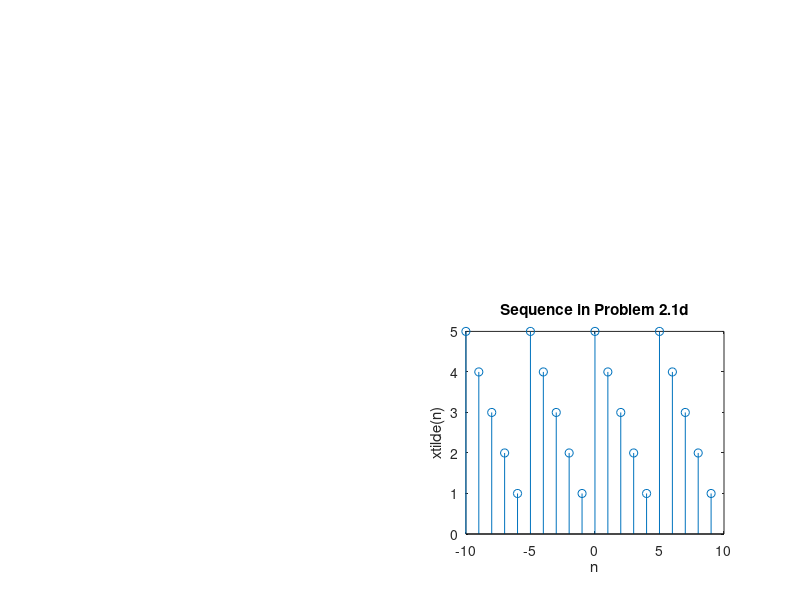

This figure's MATLAB source:
n = [-10:9]; 
x = [5,4,3,2,1];
xtilde = x' * ones(1,4); xtilde = (xtilde(:))';
subplot(2,2,4); 
stem(n,xtilde); 
title('Sequence in Problem 2.1d');
xlabel('n'); 
ylabel('xtilde(n)');